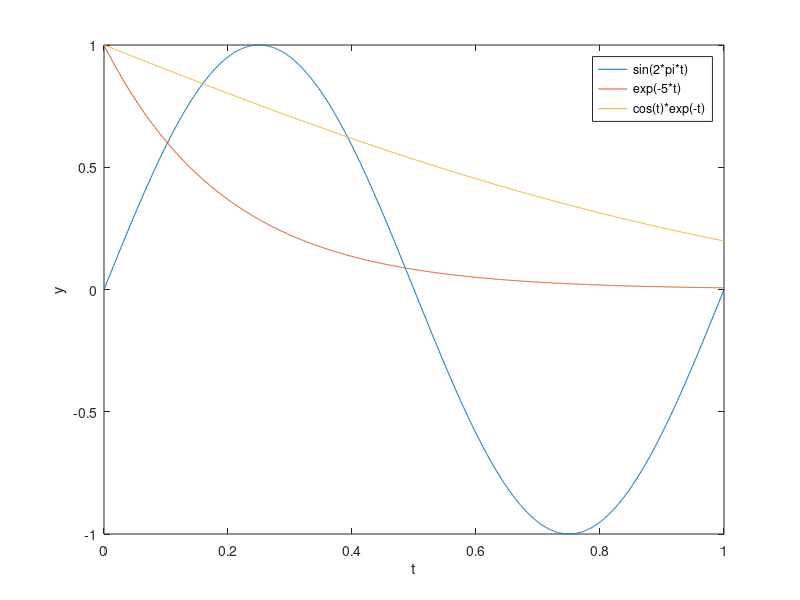

Write MATLAB code to recreate this figure.
t = [0:1000]/1000;
y1 = sin(2*pi*t);
y2 = exp(-5*t);
y3 = cos(t).*exp(-t);

plot(t,y1)
hold on
plot(t,y2)
plot(t,y3)
hold off
xlabel('t')
ylabel('y')
legend('sin(2*pi*t)','exp(-5*t)','cos(t)*exp(-t)') 